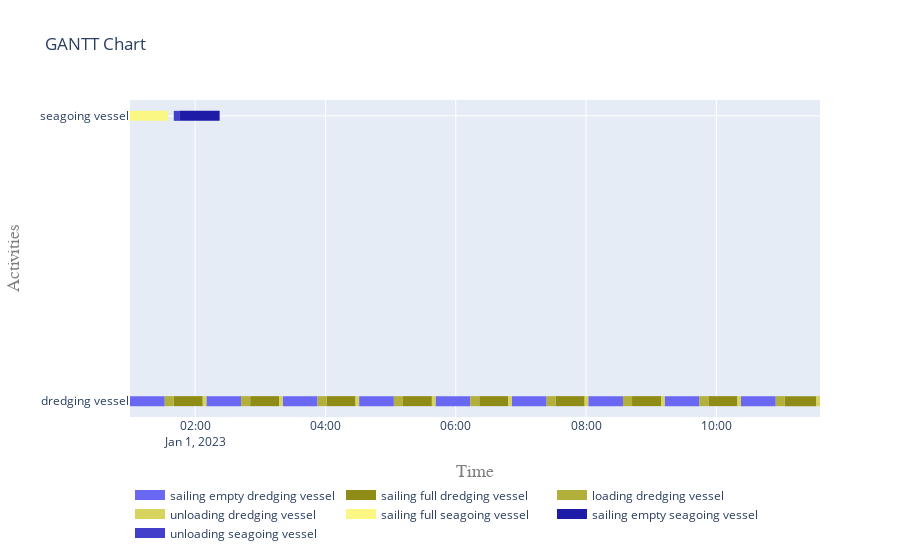

The cell this chart's notebook holds for it:
### Code cell
plot.get_gantt_chart(
    [vessel01, vessel02],
    id_map=[activities_dredging_vessel, activities_seagoing_vessel],
)

### Figure 1 — Plotly figure (JSON) as saved in the notebook; plotly's stock layout.template omitted (floating-point values rounded to 4 significant figures)
{"data": [{"connectgaps": false, "hoverinfo": "y+name", "line": {"color": "rgb(106,104,242)", "width": 10}, "mode": "lines", "name": "sailing empty dredging vessel", "type": "scatter", "x": ["2023-01-01T01:00:00", "2023-01-01T01:00:00", "2023-01-01T01:32:00.113019", "2023-01-01T01:32:00.113019", "2023-01-01T01:32:00.113019", "2023-01-01T02:10:20.207201", "2023-01-01T02:10:20.207201", "2023-01-01T02:42:20.320219", "2023-01-01T02:42:20.320219", "2023-01-01T02:42:20.320219", "2023-01-01T03:20:40.414401", "2023-01-01T03:20:40.414401", "2023-01-01T03:52:40.527420", "2023-01-01T03:52:40.527420", "2023-01-01T03:52:40.527420", "2023-01-01T04:31:00.621602", "2023-01-01T04:31:00.621602", "2023-01-01T05:03:00.734620", "2023-01-01T05:03:00.734620", "2023-01-01T05:03:00.734620", "2023-01-01T05:41:20.828802", "2023-01-01T05:41:20.828802", "2023-01-01T06:13:20.941821", "2023-01-01T06:13:20.941821", "2023-01-01T06:13:20.941821", "2023-01-01T06:51:41.036003", "2023-01-01T06:51:41.036003", "2023-01-01T07:23:41.149021", "2023-01-01T07:23:41.149021", "2023-01-01T07:23:41.149021", "2023-01-01T08:02:01.243203", "2023-01-01T08:02:01.243203", "2023-01-01T08:34:01.356222", "2023-01-01T08:34:01.356222", "2023-01-01T08:34:01.356222", "2023-01-01T09:12:21.450404", "2023-01-01T09:12:21.450404", "2023-01-01T09:44:21.563422", "2023-01-01T09:44:21.563422", "2023-01-01T09:44:21.563422", "2023-01-01T10:22:41.657604", "2023-01-01T10:22:41.657604", "2023-01-01T10:54:41.770623", "2023-01-01T10:54:41.770623", "2023-01-01T10:54:41.770623"], "y": ["dredging vessel", "dredging vessel", "dredging vessel", "dredging vessel", null, "dredging vessel", "dredging vessel", "dredging vessel", "dredging vessel", null, "dredging vessel", "dredging vessel", "dredging vessel", "dredging vessel", null, "dredging vessel", "dredging vessel", "dredging vessel", "dredging vessel", null, "dredging vessel", "dredging vessel", "dredging vessel", "dredging vessel", null, "dredging vessel", "dredging vessel", "dredging vessel", "dredging vessel", null, "dredging vessel", "dredging vessel", "dredging vessel", "dredging vessel", null, "dredging vessel", "dredging vessel", "dredging vessel", "dredging vessel", null, "dredging vessel", "dredging vessel", "dredging vessel", "dredging vessel", null]}, {"connectgaps": false, "hoverinfo": "y+name", "line": {"color": "rgb(142,140,22)", "width": 10}, "mode": "lines", "name": "sailing full dredging vessel", "type": "scatter", "x": ["2023-01-01T01:40:20.113019", "2023-01-01T01:40:20.113019", "2023-01-01T02:07:00.207201", "2023-01-01T02:07:00.207201", "2023-01-01T02:07:00.207201", "2023-01-01T02:50:40.320219", "2023-01-01T02:50:40.320219", "2023-01-01T03:17:20.414401", "2023-01-01T03:17:20.414401", "2023-01-01T03:17:20.414401", "2023-01-01T04:01:00.527420", "2023-01-01T04:01:00.527420", "2023-01-01T04:27:40.621602", "2023-01-01T04:27:40.621602", "2023-01-01T04:27:40.621602", "2023-01-01T05:11:20.734620", "2023-01-01T05:11:20.734620", "2023-01-01T05:38:00.828802", "2023-01-01T05:38:00.828802", "2023-01-01T05:38:00.828802", "2023-01-01T06:21:40.941821", "2023-01-01T06:21:40.941821", "2023-01-01T06:48:21.036003", "2023-01-01T06:48:21.036003", "2023-01-01T06:48:21.036003", "2023-01-01T07:32:01.149021", "2023-01-01T07:32:01.149021", "2023-01-01T07:58:41.243203", "2023-01-01T07:58:41.243203", "2023-01-01T07:58:41.243203", "2023-01-01T08:42:21.356222", "2023-01-01T08:42:21.356222", "2023-01-01T09:09:01.450404", "2023-01-01T09:09:01.450404", "2023-01-01T09:09:01.450404", "2023-01-01T09:52:41.563422", "2023-01-01T09:52:41.563422", "2023-01-01T10:19:21.657604", "2023-01-01T10:19:21.657604", "2023-01-01T10:19:21.657604", "2023-01-01T11:03:01.770623", "2023-01-01T11:03:01.770623", "2023-01-01T11:32:07.327912", "2023-01-01T11:32:07.327912", "2023-01-01T11:32:07.327912"], "y": ["dredging vessel", "dredging vessel", "dredging vessel", "dredging vessel", null, "dredging vessel", "dredging vessel", "dredging vessel", "dredging vessel", null, "dredging vessel", "dredging vessel", "dredging vessel", "dredging vessel", null, "dredging vessel", "dredging vessel", "dredging vessel", "dredging vessel", null, "dredging vessel", "dredging vessel", "dredging vessel", "dredging vessel", null, "dredging vessel", "dredging vessel", "dredging vessel", "dredging vessel", null, "dredging vessel", "dredging vessel", "dredging vessel", "dredging vessel", null, "dredging vessel", "dredging vessel", "dredging vessel", "dredging vessel", null, "dredging vessel", "dredging vessel", "dredging vessel", "dredging vessel", null]}, {"connectgaps": false, "hoverinfo": "y+name", "line": {"color": "rgb(178,176,58)", "width": 10}, "mode": "lines", "name": "loading dredging vessel", "type": "scatter", "x": ["2023-01-01T01:32:00.113019", "2023-01-01T01:32:00.113019", "2023-01-01T01:40:20.113019", "2023-01-01T01:40:20.113019", "2023-01-01T01:40:20.113019", "2023-01-01T02:42:20.320219", "2023-01-01T02:42:20.320219", "2023-01-01T02:50:40.320219", "2023-01-01T02:50:40.320219", "2023-01-01T02:50:40.320219", "2023-01-01T03:52:40.527420", "2023-01-01T03:52:40.527420", "2023-01-01T04:01:00.527420", "2023-01-01T04:01:00.527420", "2023-01-01T04:01:00.527420", "2023-01-01T05:03:00.734620", "2023-01-01T05:03:00.734620", "2023-01-01T05:11:20.734620", "2023-01-01T05:11:20.734620", "2023-01-01T05:11:20.734620", "2023-01-01T06:13:20.941821", "2023-01-01T06:13:20.941821", "2023-01-01T06:21:40.941821", "2023-01-01T06:21:40.941821", "2023-01-01T06:21:40.941821", "2023-01-01T07:23:41.149021", "2023-01-01T07:23:41.149021", "2023-01-01T07:32:01.149021", "2023-01-01T07:32:01.149021", "2023-01-01T07:32:01.149021", "2023-01-01T08:34:01.356222", "2023-01-01T08:34:01.356222", "2023-01-01T08:42:21.356222", "2023-01-01T08:42:21.356222", "2023-01-01T08:42:21.356222", "2023-01-01T09:44:21.563422", "2023-01-01T09:44:21.563422", "2023-01-01T09:52:41.563422", "2023-01-01T09:52:41.563422", "2023-01-01T09:52:41.563422", "2023-01-01T10:54:41.770623", "2023-01-01T10:54:41.770623", "2023-01-01T11:03:01.770623", "2023-01-01T11:03:01.770623", "2023-01-01T11:03:01.770623"], "y": ["dredging vessel", "dredging vessel", "dredging vessel", "dredging vessel", null, "dredging vessel", "dredging vessel", "dredging vessel", "dredging vessel", null, "dredging vessel", "dredging vessel", "dredging vessel", "dredging vessel", null, "dredging vessel", "dredging vessel", "dredging vessel", "dredging vessel", null, "dredging vessel", "dredging vessel", "dredging vessel", "dredging vessel", null, "dredging vessel", "dredging vessel", "dredging vessel", "dredging vessel", null, "dredging vessel", "dredging vessel", "dredging vessel", "dredging vessel", null, "dredging vessel", "dredging vessel", "dredging vessel", "dredging vessel", null, "dredging vessel", "dredging vessel", "dredging vessel", "dredging vessel", null]}, {"connectgaps": false, "hoverinfo": "y+name", "line": {"color": "rgb(214,212,94)", "width": 10}, "mode": "lines", "name": "unloading dredging vessel", "type": "scatter", "x": ["2023-01-01T02:07:00.207201", "2023-01-01T02:07:00.207201", "2023-01-01T02:10:20.207201", "2023-01-01T02:10:20.207201", "2023-01-01T02:10:20.207201", "2023-01-01T03:17:20.414401", "2023-01-01T03:17:20.414401", "2023-01-01T03:20:40.414401", "2023-01-01T03:20:40.414401", "2023-01-01T03:20:40.414401", "2023-01-01T04:27:40.621602", "2023-01-01T04:27:40.621602", "2023-01-01T04:31:00.621602", "2023-01-01T04:31:00.621602", "2023-01-01T04:31:00.621602", "2023-01-01T05:38:00.828802", "2023-01-01T05:38:00.828802", "2023-01-01T05:41:20.828802", "2023-01-01T05:41:20.828802", "2023-01-01T05:41:20.828802", "2023-01-01T06:48:21.036003", "2023-01-01T06:48:21.036003", "2023-01-01T06:51:41.036003", "2023-01-01T06:51:41.036003", "2023-01-01T06:51:41.036003", "2023-01-01T07:58:41.243203", "2023-01-01T07:58:41.243203", "2023-01-01T08:02:01.243203", "2023-01-01T08:02:01.243203", "2023-01-01T08:02:01.243203", "2023-01-01T09:09:01.450404", "2023-01-01T09:09:01.450404", "2023-01-01T09:12:21.450404", "2023-01-01T09:12:21.450404", "2023-01-01T09:12:21.450404", "2023-01-01T10:19:21.657604", "2023-01-01T10:19:21.657604", "2023-01-01T10:22:41.657604", "2023-01-01T10:22:41.657604", "2023-01-01T10:22:41.657604", "2023-01-01T11:32:07.327912", "2023-01-01T11:32:07.327912", "2023-01-01T11:35:27.327912", "2023-01-01T11:35:27.327912", "2023-01-01T11:35:27.327912"], "y": ["dredging vessel", "dredging vessel", "dredging vessel", "dredging vessel", null, "dredging vessel", "dredging vessel", "dredging vessel", "dredging vessel", null, "dredging vessel", "dredging vessel", "dredging vessel", "dredging vessel", null, "dredging vessel", "dredging vessel", "dredging vessel", "dredging vessel", null, "dredging vessel", "dredging vessel", "dredging vessel", "dredging vessel", null, "dredging vessel", "dredging vessel", "dredging vessel", "dredging vessel", null, "dredging vessel", "dredging vessel", "dredging vessel", "dredging vessel", null, "dredging vessel", "dredging vessel", "dredging vessel", "dredging vessel", null, "dredging vessel", "dredging vessel", "dredging vessel", "dredging vessel", null]}, {"connectgaps": false, "hoverinfo": "y+name", "line": {"color": "rgb(250,248,130)", "width": 10}, "mode": "lines", "name": "sailing full seagoing vessel", "type": "scatter", "x": ["2023-01-01T01:00:00", "2023-01-01T01:00:00", "2023-01-01T01:34:53.474628", "2023-01-01T01:34:53.474628", "2023-01-01T01:34:53.474628"], "y": ["seagoing vessel", "seagoing vessel", "seagoing vessel", "seagoing vessel", null]}, {"connectgaps": false, "hoverinfo": "y+name", "line": {"color": "rgb(30,28,166)", "width": 10}, "mode": "lines", "name": "sailing empty seagoing vessel", "type": "scatter", "x": ["2023-01-01T01:45:20.113019", "2023-01-01T01:45:20.113019", "2023-01-01T02:22:33.152622", "2023-01-01T02:22:33.152622", "2023-01-01T02:22:33.152622"], "y": ["seagoing vessel", "seagoing vessel", "seagoing vessel", "seagoing vessel", null]}, {"connectgaps": false, "hoverinfo": "y+name", "line": {"color": "rgb(66,64,202)", "width": 10}, "mode": "lines", "name": "unloading seagoing vessel", "type": "scatter", "x": ["2023-01-01T01:40:20.113019", "2023-01-01T01:40:20.113019", "2023-01-01T01:45:20.113019", "2023-01-01T01:45:20.113019", "2023-01-01T01:45:20.113019"], "y": ["seagoing vessel", "seagoing vessel", "seagoing vessel", "seagoing vessel", null]}], "layout": {"hovermode": "closest", "legend": {"orientation": "h", "x": 0, "y": -0.2}, "title": {"text": "GANTT Chart"}, "xaxis": {"range": ["2023-01-01T01:00:00", "2023-01-01T11:35:27.327912"], "title": {"font": {"color": "#7f7f7f", "family": "Courier New, monospace", "size": 18}, "text": "Time"}}, "yaxis": {"title": {"font": {"color": "#7f7f7f", "family": "Courier New, monospace", "size": 18}, "text": "Activities"}}}}
